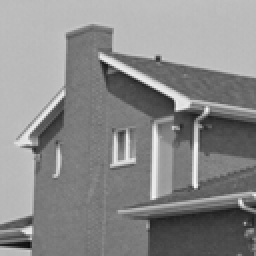
%> input picture Code/WNNM/house.png, 128 x 128 px, shrunk from 256 x 256 before the run (shown 2 times larger)
$ octave Demo.m   (GNU Octave 9; MATLAB toolbox functions it lacks are replaced by stand-ins)
%> lines starting %> are read from the running program, lines starting %| are printed output that depends on the picture
### Code/WNNM/psnr.m

function s=psnr(A,B)

[n,m]=size(B);
A=double(A);
B=double(B);

e=A-B;
e=e(1:n,1:m);
me=mean(mean(e.^2));
s=10*log10(1/me);
end

### Code/WNNM/WNNM_DeNoising.m
function [E_Img,obj_val]   =  WNNM_DeNoising( N_Img, O_Img, Par )

E_Img           = N_Img;                                                        % Estimated Image
[Height Width]  = size(E_Img);
TotalPatNum     = (Height-Par.patsize+1)*(Width-Par.patsize+1);                 %Total Patch Number in the image
Dim             = Par.patsize*Par.patsize;
obj_val = zeros(Par.Iter,1);

[Neighbor_arr Num_arr Self_arr] =	NeighborIndex(N_Img, Par);                  % PreCompute the all the patch index in the searching window
            NL_mat              =   zeros(Par.patnum,length(Num_arr));          % NL Patch index matrix
            CurPat              =	zeros( Dim, TotalPatNum );
            Sigma_arr           =   zeros( 1, TotalPatNum);
            EPat                =   zeros( size(CurPat) );
            W                   =   zeros( size(CurPat) );

for iter = 1 : Par.Iter
    E_Img             	=	E_Img + Par.delta*(N_Img - E_Img);
    [CurPat Sigma_arr]	=	Im2Patch( E_Img, N_Img, Par );                      % image to patch and estimate local noise variance

    if (mod(iter-1,Par.Innerloop)==0)
        Par.patnum = Par.patnum-10;                                             % Lower Noise level, less NL patches
        NL_mat  =  Block_matching(CurPat, Par, Neighbor_arr, Num_arr, Self_arr);% Caculate Non-local similar patches for each
        if(iter==1)
            Sigma_arr = Par.nSig * ones(size(Sigma_arr));                       % First Iteration use the input noise parameter
        end
    end

     [EPat, W]  =  PatEstimation( NL_mat, Self_arr, Sigma_arr, CurPat, Par );   % Estimate all the patches
     E_Img      =  Patch2Im( EPat, W, Par.patsize, Height, Width );
     PSNR  = psnr( O_Img, E_Img );
     obj_val(iter,1) = obj_func(O_Img,E_Img,Par.c);
     fprintf('Iteration: %d, PSNR: %.2f dB, Objective Value: %.2f\n', iter, PSNR, obj_val(iter,1));

end
return;

### Code/WNNM/NeighborIndex.m
function  [Neighbor_arr Num_arr SelfIndex_arr]  =  NeighborIndex(im, par)
% This Function Precompute the all the patch indexes in the Searching window
% -Neighbor_arr is the array of neighbor patch indexes for each keypatch
% -Num_arr is array of the effective neighbor patch numbers for each keypatch
% -SelfIndex_arr is the index of keypatches in the total patch index array
SW      	=   par.SearchWin;
s           =   par.step;
TempR       =   size(im,1)-par.patsize+1;
TempC       =   size(im,2)-par.patsize+1;
R_GridIdx	=   [1:s:TempR];
R_GridIdx	=   [R_GridIdx R_GridIdx(end)+1:TempR];
C_GridIdx	=   [1:s:TempC];
C_GridIdx	=   [C_GridIdx C_GridIdx(end)+1:TempC];

Idx         =   (1:TempR*TempC);
Idx         =   reshape(Idx, TempR, TempC);
R_GridH     =   length(R_GridIdx);
C_GridW     =   length(C_GridIdx);

Neighbor_arr    =   int32(zeros(4*SW*SW,R_GridH*C_GridW));
Num_arr         =   int32(zeros(1,R_GridH*C_GridW));
SelfIndex_arr   =   int32(zeros(1,R_GridH*C_GridW));

for  i  =  1 : R_GridH
    for  j  =  1 : C_GridW
        OffsetR     =   R_GridIdx(i);
        OffsetC     =   C_GridIdx(j);
        Offset1  	=  (OffsetC-1)*TempR + OffsetR;
        Offset2   	=  (j-1)*R_GridH + i;

        top         =   max( OffsetR-SW, 1 );
        button      =   min( OffsetR+SW, TempR );
        left        =   max( OffsetC-SW, 1 );
        right       =   min( OffsetC+SW, TempC );

        NL_Idx     =   Idx(top:button, left:right);
        NL_Idx     =   NL_Idx(:);

        Num_arr(Offset2)  =  length(NL_Idx);
        Neighbor_arr(1:Num_arr(Offset2),Offset2)  =  NL_Idx;
        SelfIndex_arr(Offset2) = Offset1;
    end
end

### Code/WNNM/Im2Patch.m
function  [Y SigmaArr]  =  Im2Patch( E_Img,N_Img, par )
TotalPatNum = (size(E_Img,1)-par.patsize+1)*(size(E_Img,2)-par.patsize+1);                  %Total Patch Number in the image
Y           =   zeros(par.patsize*par.patsize, TotalPatNum, 'single');                      %Current Patches
N_Y         =   zeros(par.patsize*par.patsize, TotalPatNum, 'single');                      %Patches in the original noisy image
k           =   0;

for i  = 1:par.patsize
    for j  = 1:par.patsize
              k     =  k+1;
        E_patch     =  E_Img(i:end-par.patsize+i,j:end-par.patsize+j);
        N_patch     =  N_Img(i:end-par.patsize+i,j:end-par.patsize+j);
        Y(k,:)      =  E_patch(:)';
        N_Y(k,:)    =  N_patch(:)';
    end
end
 SigmaArr = par.lamada*sqrt(abs(repmat(par.nSig^2,1,size(Y,2))-mean((N_Y-Y).^2)));          %Estimated Local Noise Level

### Code/WNNM/Block_matching.m
function  [Init_Index]  =  Block_matching(X, par,Neighbor_arr,Num_arr, SelfIndex_arr)
L         =   length(Num_arr);
Init_Index   =  zeros(par.patnum,L);

for  i  =  1 : L
    Patch = X(:,SelfIndex_arr(i));
    Neighbors = X(:,Neighbor_arr(1:Num_arr(i),i));
    Dist = sum((repmat(Patch,1,size(Neighbors,2))-Neighbors).^2);
    [val, index] = sort(Dist);
    indc = Neighbor_arr( index( 1:par.patnum ), i );%
    indc(indc==i) = indc(1); % added on 08/01/2017
    indc(1) = i; % to make sure the first one of indc equals to off
    Init_Index(:,i)=Neighbor_arr(index(1:par.patnum),i);
end

### Code/WNNM/Patch2Im.m
function  [E_Img,W_Img]  =  Patch2Im( ImPat, WPat, PatSize, ImageH, ImageW )
    TempR        =   ImageH-PatSize+1;
    TempC        =   ImageW-PatSize+1;
    TempOffsetR  =   [1:TempR];
    TempOffsetC  =   [1:TempC];

    E_Img  	=  zeros(ImageH,ImageW);
    W_Img 	=  zeros(ImageH,ImageW);
    k        =   0;
    for i  = 1:PatSize
        for j  = 1:PatSize
            k    =  k+1;
            E_Img(TempOffsetR-1+i,TempOffsetC-1+j)  =  E_Img(TempOffsetR-1+i,TempOffsetC-1+j) + reshape( ImPat(k,:)', [TempR TempC]);
            W_Img(TempOffsetR-1+i,TempOffsetC-1+j)  =  W_Img(TempOffsetR-1+i,TempOffsetC-1+j) + reshape( WPat(k,:)',  [TempR TempC]);
        end
    end
     E_Img  =  E_Img./(W_Img+eps);

### Code/WNNM/obj_func.m

function [obj_val] = obj_func(Y,X,c)
     % For a whole matrix n=1
     S = svd(X);
     eps = 10^(-16);
     w = c ./(S+eps);
     obj_val = norm(Y-X,"fro")^2;
     obj_val = obj_val + sum(S.*w);
end

### Code/WNNM/ParSet.m
function  [par]=ParSet(nSig)

par.nSig      =   nSig;                                 % Variance of the noise image
par.SearchWin =   30;                                   % Non-local patch searching window
par.delta     =   0.1;                                  % Parameter between each iter
par.c         =   2*sqrt(2);                            % Constant num for the weight vector
par.Innerloop =   2;                                    % InnerLoop Num of between re-blockmatching
par.ReWeiIter =   3;
if nSig<=20
    par.patsize       =   6;                            % Patch size
    par.patnum        =   70;                           % Initial Non-local Patch number
    par.Iter          =   8;                            % total iter numbers
    par.lamada        =   0.54;                         % Noise estimete parameter
elseif nSig <= 40
    par.patsize       =   7;
    par.patnum        =   90;
    par.Iter          =   12;
    par.lamada        =   0.56;
elseif nSig<=60
    par.patsize       =   8;
    par.patnum        =   120;
    par.Iter          =   14;
    par.lamada        =   0.58;
else
    par.patsize       =   9;
    par.patnum        =   140;
    par.Iter          =   14;
    par.lamada        =   0.58;
end

par.step      =   floor((par.patsize)/2-1);
% Blockmatching and perform WNNM algorithm on all the patches in the image
% is time consuming, we just perform the blockmatching and WNNM on parts of
% patches in the image (we call these patches keypatch in explanatory notes)
% par.step is the step between each keypatch, smaller step will further
% improve the denoisng result

### Code/WNNM/PatEstimation.m
function [ EPat, W ] = PatEstimation( NL_mat, Self_arr, Sigma_arr, CurPat, Par )

EPat = zeros(size(CurPat));
W    = zeros(size(CurPat));
for  i      =  1 : length(Self_arr)                                 % For each keypatch group
    Temp    =   CurPat(:, NL_mat(1:Par.patnum,i));                  % Non-local similar patches to the keypatch
    M_Temp  =   repmat(mean( Temp, 2 ),1,Par.patnum);
    Temp    =   Temp-M_Temp;

    E_Temp 	=   WNNM( Temp, Par.c, Sigma_arr(Self_arr(i)), M_Temp, Par.ReWeiIter); % WNNM Estimation
    EPat(:,NL_mat(1:Par.patnum,i))  = EPat(:,NL_mat(1:Par.patnum,i))+E_Temp;
    W(:,NL_mat(1:Par.patnum,i))     = W(:,NL_mat(1:Par.patnum,i))+ones(Par.patsize*Par.patsize,size(NL_mat(1:Par.patnum,i),1));
end
end

### Code/WNNM/Demo.m


    nSig  = 1/5;
   % O_Img = im2double(imread('house.png'));
    O_Img = imread('house.png');
%> O_Img is the input picture: size 128x128 uint8; min 14, max 246, mean 138
    O_Img = im2double(O_Img);
%> O_Img: size 128x128 double

   % randn('seed', 0);
    N_Img = O_Img + nSig * randn(size(O_Img));                                   %Generate noisy image
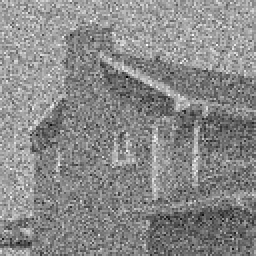
%> N_Img: size 128x128 double (shown 2 times larger); min -0.546, max 1.47, mean 0.539; drawn with min black and max white
    PSNR  =  psnr( N_Img, O_Img);
%> in psnr, `e=A-B;`:
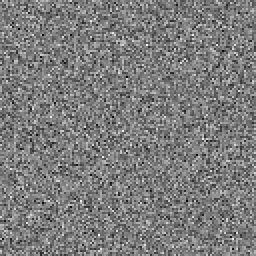
%> e: size 128x128 double (shown 2 times larger); min -0.753, max 0.781, mean -0.00208; drawn with min black and max white
%> in psnr, `me=mean(mean(e.^2));`: me = 0.0401
%> in psnr, `s=10*log10(1/me);`: s = 13.97
%> PSNR = 13.97
    fprintf( 'Noisy Image: nSig = %2.3f, PSNR = %2.2f \n\n\n', nSig, PSNR );
%| Noisy Image: nSig = 0.200, PSNR = 13.97

    Par   = ParSet(nSig);
    E_Img = WNNM_DeNoising( N_Img, O_Img, Par );                                %WNNM denoisng function
%> in WNNM_DeNoising, `[Neighbor_arr Num_arr Self_arr] =	NeighborIndex(N_Img, Par);`: Num_arr = 3844 values, max 3721 at index 946, min 961 at index 1, mean 2836.4; Self_arr = 3844 values from 1 to 15129
%> (the run ends here)
